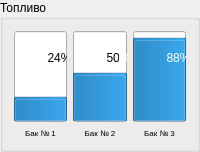
           <widget class="QGroupBox" name="groupBox_6">
            <property name="sizePolicy">
             <sizepolicy hsizetype="Fixed" vsizetype="Preferred">
              <horstretch>0</horstretch>
              <verstretch>0</verstretch>
             </sizepolicy>
            </property>
            <property name="title">
             <string>Топливо</string>
            </property>
            <layout class="QHBoxLayout" name="horizontalLayout_24">
             <item>
              <layout class="QVBoxLayout" name="verticalLayout_12">
               <item>
                <widget class="QProgressBar" name="progressBar">
                 <property name="sizePolicy">
                  <sizepolicy hsizetype="Expanding" vsizetype="Fixed">
                   <horstretch>0</horstretch>
                   <verstretch>0</verstretch>
                  </sizepolicy>
                 </property>
                 <property name="maximumSize">
                  <size>
                   <width>16777215</width>
                   <height>100</height>
                  </size>
                 </property>
                 <property name="sizeIncrement">
                  <size>
                   <width>0</width>
                   <height>100</height>
                  </size>
                 </property>
                 <property name="value">
                  <number>24</number>
                 </property>
                 <property name="orientation">
                  <enum>Qt::Vertical</enum>
                 </property>
                </widget>
               </item>
               <item>
                <widget class="QLabel" name="label_19">
                 <property name="font">
                  <font>
                   <pointsize>6</pointsize>
                  </font>
                 </property>
                 <property name="text">
                  <string>Бак № 1</string>
                 </property>
                 <property name="alignment">
                  <set>Qt::AlignCenter</set>
                 </property>
                </widget>
               </item>
              </layout>
             </item>
             <item>
              <layout class="QVBoxLayout" name="verticalLayout_13">
               <item>
                <widget class="QProgressBar" name="progressBar_2">
                 <property name="sizePolicy">
                  <sizepolicy hsizetype="Expanding" vsizetype="Fixed">
                   <horstretch>0</horstretch>
                   <verstretch>0</verstretch>
                  </sizepolicy>
                 </property>
                 <property name="maximumSize">
                  <size>
                   <width>16777215</width>
                   <height>100</height>
                  </size>
                 </property>
                 <property name="sizeIncrement">
                  <size>
                   <width>0</width>
                   <height>100</height>
                  </size>
                 </property>
                 <property name="value">
                  <number>50</number>
                 </property>
                 <property name="orientation">
                  <enum>Qt::Vertical</enum>
                 </property>
                </widget>
               </item>
               <item>
                <widget class="QLabel" name="label_20">
                 <property name="font">
                  <font>
                   <pointsize>6</pointsize>
                  </font>
                 </property>
                 <property name="text">
                  <string>Бак № 2</string>
                 </property>
                 <property name="alignment">
                  <set>Qt::AlignCenter</set>
                 </property>
                </widget>
               </item>
              </layout>
             </item>
             <item>
              <layout class="QVBoxLayout" name="verticalLayout_14">
               <item>
                <widget class="QProgressBar" name="progressBar_3">
                 <property name="sizePolicy">
                  <sizepolicy hsizetype="Expanding" vsizetype="Fixed">
                   <horstretch>0</horstretch>
                   <verstretch>0</verstretch>
                  </sizepolicy>
                 </property>
                 <property name="maximumSize">
                  <size>
                   <width>16777215</width>
                   <height>100</height>
                  </size>
                 </property>
                 <property name="sizeIncrement">
                  <size>
                   <width>0</width>
                   <height>100</height>
                  </size>
                 </property>
                 <property name="value">
                  <number>88</number>
                 </property>
                 <property name="orientation">
                  <enum>Qt::Vertical</enum>
                 </property>
                </widget>
               </item>
               <item>
                <widget class="QLabel" name="label_21">
                 <property name="font">
                  <font>
                   <pointsize>6</pointsize>
                  </font>
                 </property>
                 <property name="text">
                  <string>Бак № 3</string>
                 </property>
                 <property name="alignment">
                  <set>Qt::AlignCenter</set>
                 </property>
                </widget>
               </item>
              </layout>
             </item>
            </layout>
           </widget>
